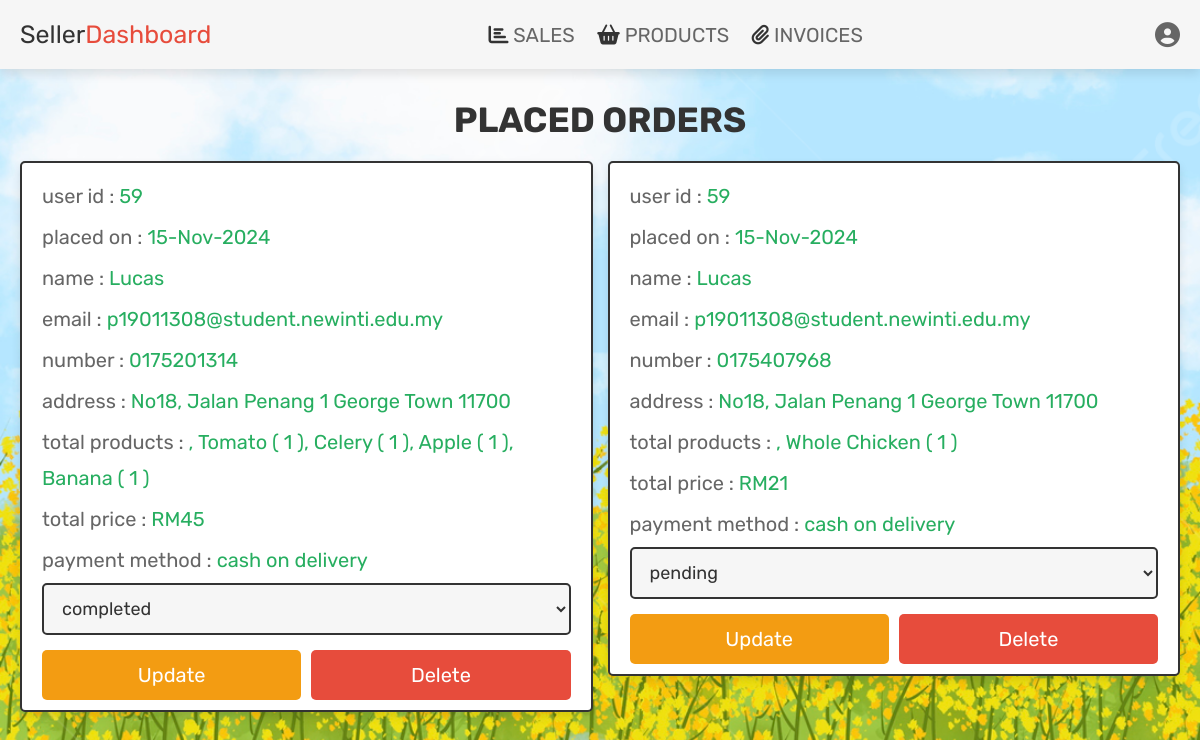
The app's page /seller_orders.php (signed in) with its own data.
### tables this page shows
CREATE TABLE `orders` (
  `id` int(100) NOT NULL,
  `user_id` int(100) NOT NULL,
  `name` varchar(100) NOT NULL,
  `number` varchar(12) NOT NULL,
  `email` varchar(100) NOT NULL,
  `method` varchar(50) NOT NULL,
  `address` varchar(500) NOT NULL,
  `total_products` varchar(1000) NOT NULL,
  `total_price` int(100) NOT NULL,
  `placed_on` varchar(50) NOT NULL,
  `notification` varchar(100) NOT NULL,
  `payment_status` varchar(20) NOT NULL DEFAULT 'pending'
);

### seller_orders.php (the view, shortened to what this page needs)
<?php
@include 'config.php';
?>
<!DOCTYPE html>
<html lang="en">
<head>
   <link rel="stylesheet" href="https://cdnjs.cloudflare.com/ajax/libs/font-awesome/6.1.1/css/all.min.css">
   <link rel="stylesheet" href="css/admin_style.css">
</head>
<body style="background:url(images/admin-bg.jpg); background-repeat: no-repeat; background-size: cover;">
<?php include 'seller_header.php'; ?>
<section class="placed-orders">
   <h1 class="title">placed orders</h1>
   <div class="box-container">
      <?php
         $select_orders = $conn->prepare("SELECT * FROM `orders`");
         $select_orders->execute();
         if($select_orders->rowCount() > 0){
            while($fetch_orders = $select_orders->fetch(PDO::FETCH_ASSOC)){
      ?>
      <div class="box">
         <p> user id : <span><?= $fetch_orders['user_id']; ?></span> </p>
         <p> placed on : <span><?= $fetch_orders['placed_on']; ?></span> </p>
         <p> name : <span><?= $fetch_orders['name']; ?></span> </p>
         <p> email : <span><?= $fetch_orders['email']; ?></span> </p>
         <p> number : <span><?= $fetch_orders['number']; ?></span> </p>
         <p> address : <span><?= $fetch_orders['address']; ?></span> </p>
         <p> total products : <span><?= $fetch_orders['total_products']; ?></span> </p>
         <p> total price : <span>RM<?= $fetch_orders['total_price']; ?></span> </p>
         <p> payment method : <span><?= $fetch_orders['method']; ?></span> </p>
         <form action="" method="POST">
            <select name="update_payment" class="drop-down">
               <option value="" selected disabled><?= $fetch_orders['payment_status']; ?></option>
            </select>
            <div class="flex-btn">
               <input type="submit" name="update_order" class="option-btn" value="update">
               <a href="admin_orders.php?delete=<?= $fetch_orders['id']; ?>" class="delete-btn" onclick="return confirm('delete this order?');">delete</a>
            </div>
         </form>
      </div>
      <?php
         }
      }else{
         echo '<p class="empty">no orders placed yet!</p>';
      }
      ?>
   </div>
</section>
</body>
</html>

### css/admin_style.css (style rules this page uses)
.placed-orders .box-container { display: flex; flex-wrap: wrap; gap:1.5rem; align-items: flex-start; }
.placed-orders .box-container .box { padding:1rem 2rem; flex:1 1 40rem; border:var(--border); background-color: var(--white); box-shadow: var(--box-shadow); border-radius: .5rem; }
.placed-orders .box-container .box p { margin:.5rem 0; line-height: 1.8; font-size: 2rem; color:var(--light-color); }
.placed-orders .box-container .box p span { color:var(--green); }
.placed-orders .box-container .box .drop-down { width: 100%; padding:1.2rem 1.4rem; font-size: 1.8rem; border:var(--border); border-radius: .5rem; background-color: var(--light-bg); margin-bottom: .5rem; }

### css/components.css (style rules this page uses)
:root { --green:#27ae60; --orange:#f39c12; --red:#e74c3c; --black:#333; --light-color:#666; --white:#fff; --light-bg:#f6f6f6; --border:.2rem solid var(--black); --box-shadow:0 .5rem 1rem rgba(0,0,0,.1); }
* { font-family: 'Rubik', sans-serif; margin:0; padding:0; box-sizing: border-box; outline: none; border:none; text-decoration: none; color:var(--black); }
body { background-color: var(--light-bg); }
html { font-size: 62.5%; overflow-x: hidden; scroll-behavior: smooth; scroll-padding-top: 6.5rem; }
section { padding:3rem 2rem; max-width: 1200px; margin:0 auto; }
.btn, .delete-btn, .option-btn { display: block; width: 100%; margin-top: 1rem; border-radius: .5rem; color:var(--white); font-size: 2rem; padding:1.3rem 3rem; text-transform: capitalize; cursor: pointer; text-align: center; }
.delete-btn { background-color: var(--red); }
.option-btn { background-color: var(--orange); }
.flex-btn { display: flex; flex-wrap: wrap; gap:1rem; }
.flex-btn > * { flex:1; }
.title { text-align: center; margin-bottom: 2rem; text-transform: uppercase; color:var(--black); font-size: 3.5rem; }

### records on screen
orders: user "59", placed_on "15-Nov-2024", name "Lucas", email "p19011308@student.newinti.edu.my", number "0175201314", address "No18, Jalan Penang 1 George Town 11700", total_products ", Tomato ( 1 ), Celery ( 1 ), Apple ( 1 ), Banana ( 1 )", total_price "45", method "cash on delivery", update_payment "completed"
orders: user "59", placed_on "15-Nov-2024", name "Lucas", email "p19011308@student.newinti.edu.my", number "0175407968", address "No18, Jalan Penang 1 George Town 11700", total_products ", Whole Chicken ( 1 )", total_price "21", method "cash on delivery", update_payment "pending"
